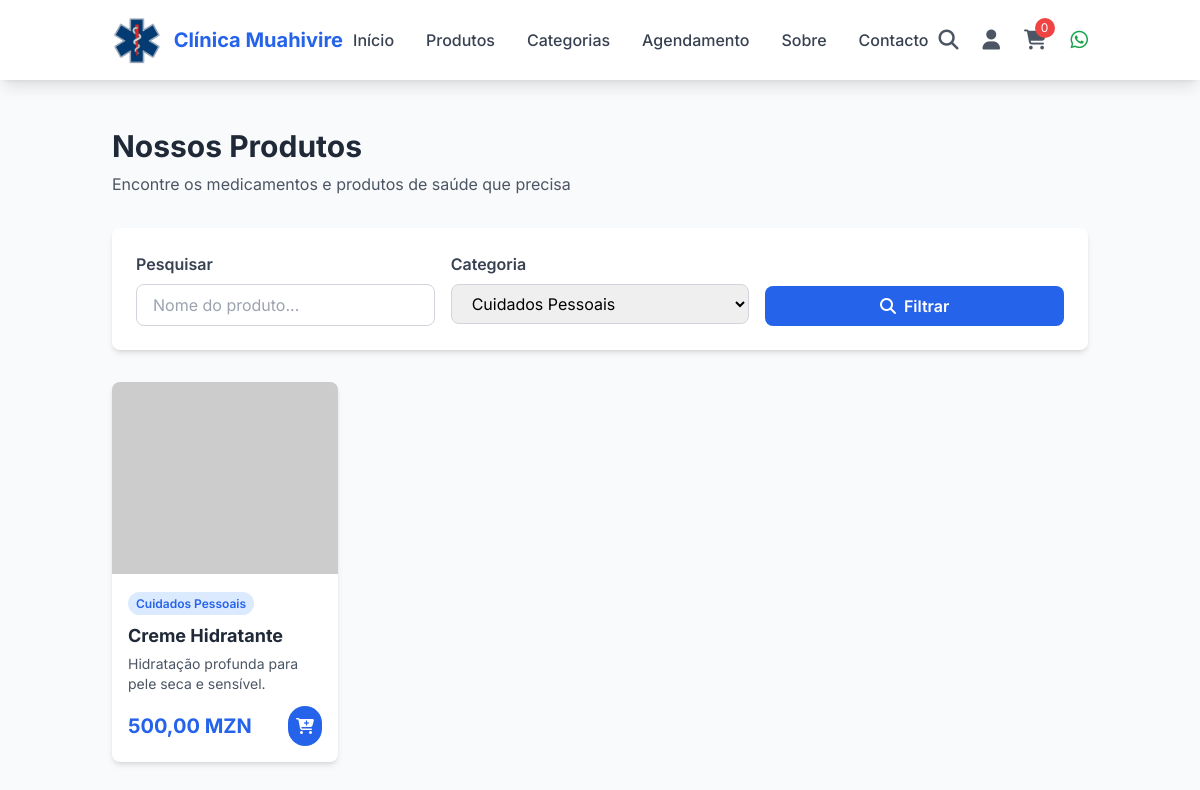
The app's page /produtos.php?category=3 with its own data.
### tables this page shows
CREATE TABLE `products` (
  `id` int(11) NOT NULL AUTO_INCREMENT,
  `name` varchar(255) NOT NULL,
  `description` text NOT NULL,
  `price` decimal(10,2) NOT NULL,
  `image_url` varchar(255) NOT NULL,
  `category_id` int(11) DEFAULT NULL,
  `is_featured` tinyint(1) NOT NULL DEFAULT 0,
  PRIMARY KEY (`id`),
  KEY `category_id` (`category_id`),
  CONSTRAINT `products_ibfk_1` FOREIGN KEY (`category_id`) REFERENCES `categories` (`id`)
);

CREATE TABLE `categories` (
  `id` int(11) NOT NULL AUTO_INCREMENT,
  `name` varchar(255) NOT NULL,
  `icon_class` varchar(255) NOT NULL,
  `color_class` varchar(255) NOT NULL,
  PRIMARY KEY (`id`)
);

### produtos.php (the view, shortened to what this page needs)
<?php
include 'db_config.php';
include 'header.php';
$category_filter = isset($_GET['category']) ? $_GET['category'] : '';
$search_term = isset($_GET['search']) ? $_GET['search'] : '';
$sql = "SELECT p.*, c.name as category_name FROM products p
        LEFT JOIN categories c ON p.category_id = c.id
        WHERE 1=1";
if (!empty($category_filter)) {
    $sql .= " AND p.category_id = '$category_filter'";
}
$sql .= " ORDER BY p.name";
$result = $conn->query($sql);
?>
<main class="py-12 bg-gray-50 min-h-screen">
    <div class="container mx-auto px-6">
        <h1 class="text-3xl font-bold text-gray-800 mb-2">Nossos Produtos</h1>
        <p class="text-gray-600 mb-8">Encontre os medicamentos e produtos de saúde que precisa</p>
        <div class="bg-white rounded-lg shadow-md p-6 mb-8">
            <form method="GET" class="grid grid-cols-1 md:grid-cols-3 gap-4">
                <div>
                    <label class="block text-gray-700 font-semibold mb-2">Pesquisar</label>
                    <input type="text" name="search" value="<?php echo htmlspecialchars($search_term); ?>"
                           placeholder="Nome do produto..."
                           class="w-full px-4 py-2 border border-gray-300 rounded-lg focus:outline-none focus:ring-2 focus:ring-blue-500">
                </div>
                <div>
                    <label class="block text-gray-700 font-semibold mb-2">Categoria</label>
                    <select name="category" class="w-full px-4 py-2 border border-gray-300 rounded-lg focus:outline-none focus:ring-2 focus:ring-blue-500">
                        <?php
                        $categories_result = $conn->query("SELECT * FROM categories");
                        while ($category = $categories_result->fetch_assoc()) {
                            $selected = ($category_filter == $category['id']) ? 'selected' : '';
                            echo "<option value='{$category['id']}' $selected>{$category['name']}</option>";
                        }
                        ?>
                    </select>
                </div>
                <div class="flex items-end">
                    <button type="submit" class="w-full bg-blue-600 text-white py-2 px-6 rounded-lg font-semibold hover:bg-blue-700 transition duration-300">
                        <i class="fas fa-search mr-2"></i>Filtrar
                    </button>
                </div>
            </form>
        </div>
        <div class="grid grid-cols-1 sm:grid-cols-2 md:grid-cols-3 lg:grid-cols-4 gap-6">
            <?php if ($result->num_rows > 0): ?>
                <?php while($product = $result->fetch_assoc()): ?>
                    <div class="bg-white rounded-lg shadow-md overflow-hidden transform hover:-translate-y-2 transition-all duration-300">
                        <a href="produto.php?id=<?php echo $product['id']; ?>">
                            <img src="<?php echo htmlspecialchars($product['image_url']); ?>"
                                 alt="<?php echo htmlspecialchars($product['name']); ?>"
                                 class="w-full h-48 object-cover hover:scale-105 transition duration-300">
                        </a>
                        <div class="p-4">
                            <span class="text-xs font-semibold text-blue-600 bg-blue-100 py-1 px-2 rounded-full">
                                <?php echo htmlspecialchars($product['category_name']); ?>
                            </span>
                            <h3 class="font-bold text-lg text-gray-800 mt-2 mb-1">
                                <a href="produto.php?id=<?php echo $product['id']; ?>" class="hover:text-blue-600 transition duration-300">
                                    <?php echo htmlspecialchars($product['name']); ?>
                                </a>
                            </h3>
                            <p class="text-gray-600 text-sm mb-3 line-clamp-2"><?php echo htmlspecialchars($product['description']); ?></p>
                            <div class="flex justify-between items-center">
                                <span class="text-xl font-bold text-blue-600"><?php echo number_format($product['price'], 2, ',', '.'); ?> MZN</span>
                                <button class="bg-blue-600 text-white p-2 rounded-full hover:bg-blue-700 transition duration-300 add-to-cart"
                                        data-product-id="<?php echo $product['id']; ?>">
                                    <i class="fas fa-cart-plus"></i>
                                </button>
                            </div>
                        </div>
                    </div>
                <?php endwhile; ?>
            <?php endif; ?>
        </div>
    </div>
</main>
<?php
include 'footer.php';
?>

### header.php (style rules this page uses)
body { font-family: 'Inter', sans-serif; }

### records on screen
products: category.name "Cuidados Pessoais", name "Creme Hidratante", description "Hidratação profunda para pele seca e sensível.", price "500,00"

### other values on screen
form field category "Cuidados Pessoais"
